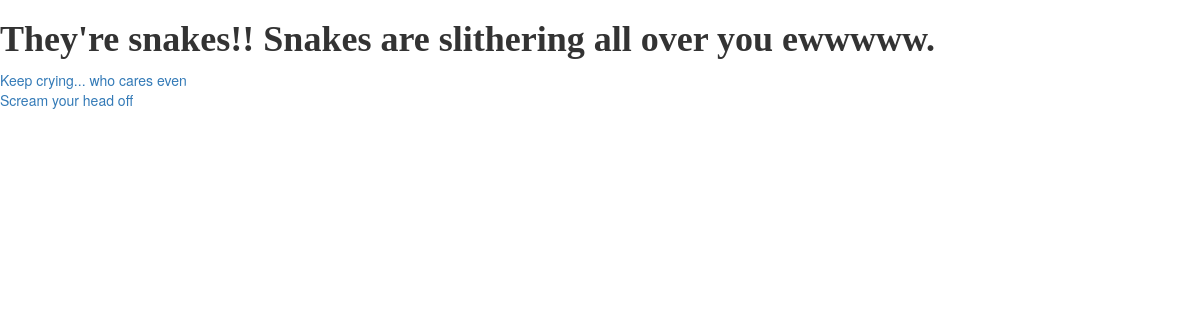
Page /question/4/ on the committed database.
### cobra/models.py (models this page shows, shortened)
class Question(models.Model):
    question_text = models.CharField(max_length=200)
    image = models.ImageField(null=True, blank=True)

class Choice(models.Model):
    choice_text = models.CharField(max_length=200)
    destination = models.ForeignKey('Question')
    question = models.ForeignKey('Question', related_name='choices')
    link = 'LNK'
    sms = 'SMS'
    email = 'EML'
    braintree = 'BT'
    choice_type_choices = (
        (link, 'link'),
        (sms, 'sms'),
        (email, 'email'),
        (braintree, 'braintree'),
    )
    choice_type = models.CharField(
        max_length=15,
        choices=choice_type_choices,
        default=link,
    )

### cobra/views.py (the view)
# urls.py: url(r'^question/(?P<question_id>[0-9]+)/$', display_question, name='display_question'),
def display_question(request, question_id):
    question = get_object_or_404(Question, pk=question_id)
    choices = question.choices.all()
    choice_type = Choice.choice_type
    context = {
        'fun_question': question,
        'fun_choices': choices,
        'choice_type': choice_type
    }
    return render(request, 'hello.html', context)

### cobra/templates/hello.html (shortened to what this page needs)
<html>
<head>
    {% load static %}
    <link rel="stylesheet" href="//maxcdn.bootstrapcdn.com/bootstrap/3.2.0/css/bootstrap.min.css">
    <link rel="stylesheet" href="//maxcdn.bootstrapcdn.com/bootstrap/3.2.0/css/bootstrap-theme.min.css">
    <link rel="stylesheet" href="{% static 'static/stylesheet.css' %}">
</head>
<body>
<h1><b> {{ fun_question.question_text }} </b></h1>
<p>
    {% for choice in fun_choices %}
		{% if choice.choice_type == 'LNK' %}
         <A href="{% url 'display_question' choice.destination_id %}">{{ choice.choice_text }}</A>
        {% elif choice.choice_type == 'SMS' %}
        <A href="{% url 'choice' choice.pk %}">{{ choice.choice_text }}</A>
        {% elif choice.choice_type == 'EML' %}
        <A href="{% url 'email' choice.pk %}">{{ choice.choice_text }}</A>
        {% elif choice.choice_type == 'BT' %}
        <a href="{% url 'braintree' choice.pk %}"> {{ choice.choice_text }} </A>
        {% else %}
<p> cry </p>
        {% endif %}
    <br>
    {% endfor %}
</p>
</body>
</html>

### cobra/static/stylesheet.css (style rules this page uses)
h1, h2, h3, h4 { font-family: 'Lobster', cursive; }

### rows in the picture
Question: question_text "They're snakes!! Snakes are slithering all over you ewwwww."
Choice: choice_text "Keep crying... who cares even"
Choice: choice_text "Scream your head off"
